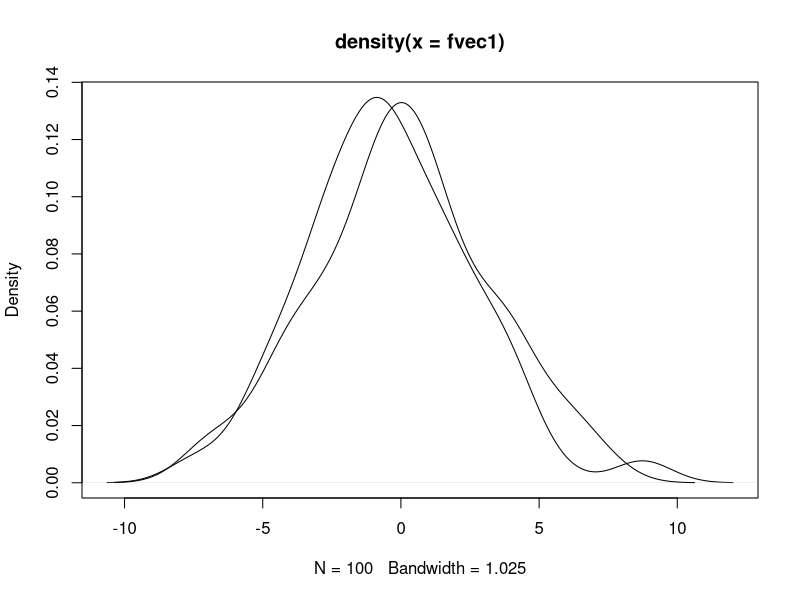
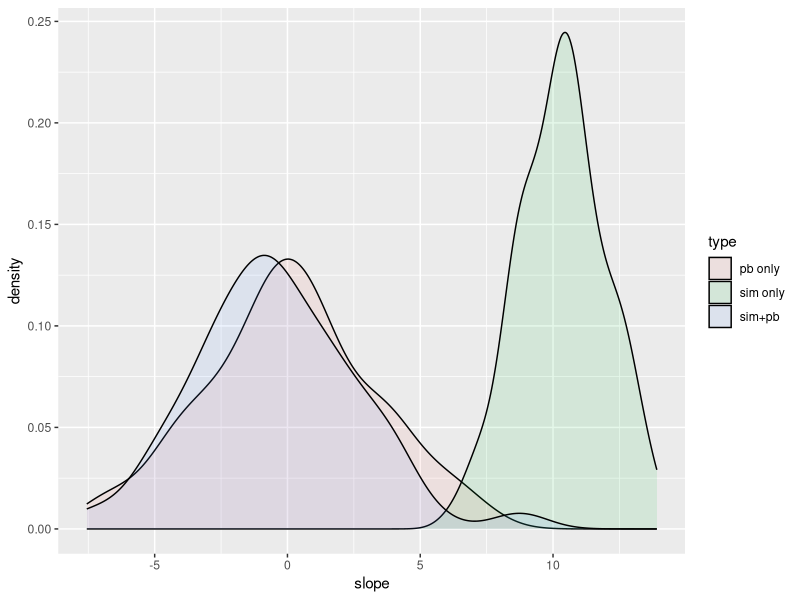
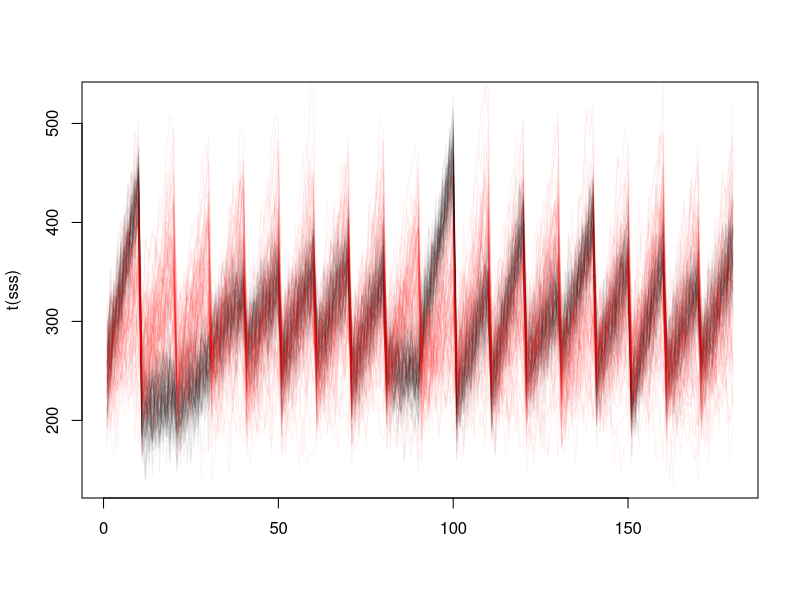

The R source for these figures, in order:
## ---- chunk 1
library(lme4)
fm1 <- lmer(Reaction~Days+(Days|Subject),sleepstudy)
fm0 <- update(fm1,.~.-Days)
## ---- chunk 2
S1 <- arm::sim(fm1)  ## 100 sims
S0 <- arm::sim(fm0)  ## 100 sims
fvec1 <- fvec2 <- numeric(100)
for (i in 1:100) {
    ss1 <- simulate(fm0,newparams=list(beta=S0@fixef[i]))[[1]]
    ss2 <- simulate(fm0)[[1]]
    fvec1[i] <- getME(refit(fm1,ss1),"beta")[2]
    fvec2[i] <- getME(refit(fm1,ss2),"beta")[2]   
}
## ---- chunk 3
plot(density(fvec1))
lines(density(fvec2))
fdat <- rbind(data.frame(slope=fvec1,type="sim+pb"),
              data.frame(slope=fvec2,type="pb only"),
              data.frame(slope=S1@fixef[,2],type="sim only"))
## ---- chunk 4
library(ggplot2)
ggplot(fdat,aes(x=slope,fill=type))+geom_density(alpha=0.1)

sss <- do.call(rbind,simulate(fm1,use.u=TRUE,nsim=100))
matplot(t(sss),type="l",lty=1,col=adjustcolor("black",0.05))
sss2 <- do.call(rbind,simulate(fm1,use.u=FALSE,nsim=100))
matlines(t(sss2),type="l",lty=1,col=adjustcolor("red",0.05))
